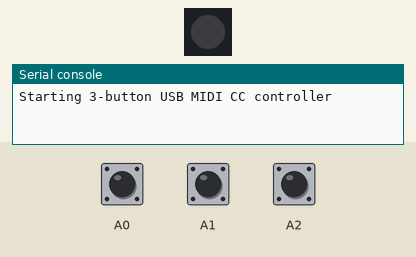
A program run on a simulated CircuitPython board. On the bench: 1 RGB LEDs in strip order, left to right, the last lines printed to the serial console. Inputs (shaded band) come from the test bench; at power-on: A0 HIGH, A1 HIGH, A2 HIGH. Dim RGB values are drawn brighter than linear; MIDI messages are not drawn.

Above: at 1.2 s.
1.3 s: A0 pulled LOW for 0.15 s
At 1.38 s:
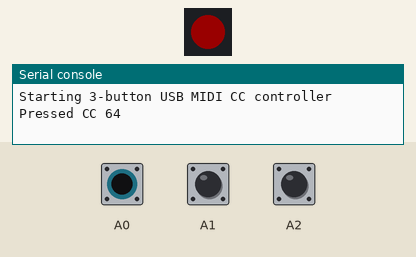
2.9 s: A1 pulled LOW for 0.15 s
At 2.98 s:
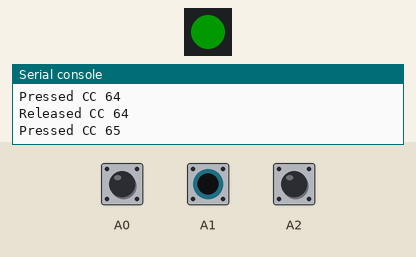
4.5 s: A2 pulled LOW for 0.15 s
At 4.58 s:
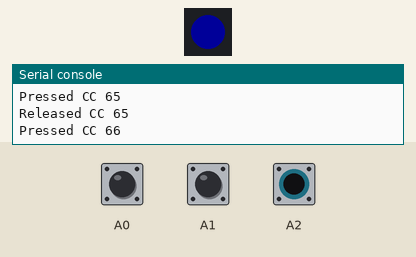
6.1 s: A0 pulled LOW for 3.2 s
At 9.8 s:
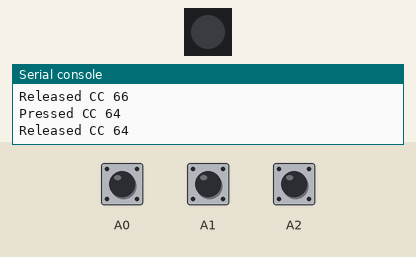
10.8 s: A0 driven LOW and A1 driven LOW
At 12.0 s:
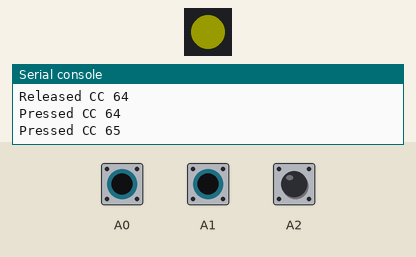
12.3 s: A2 pulled LOW for 1 s
At 13.1 s:
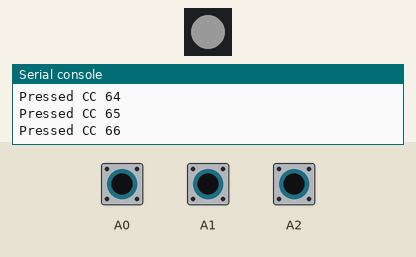
Timing chart, 0 to 15.3 s (numbered marks = the images above; inputs shaded):
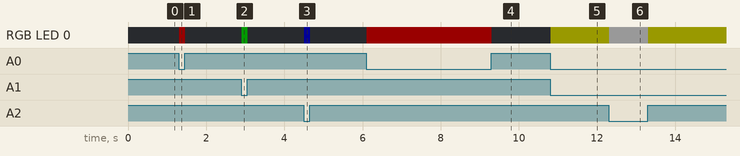

The program:

code.py
```python
'''
Three-button USB MIDI (Control Change) controller for Adafruit KB2040 / QT Py RP2040.

Behavior:
- Three debounced momentary pushbuttons (active-low with internal pull-up).
- On press: sends MIDI CC with value 127 and sets NeoPixel color:
    A0 -> CC64 -> Red
    A1 -> CC65 -> Green
    A2 -> CC66 -> Blue
- On release: sends MIDI CC with value 0 and updates NeoPixel based on currently pressed buttons.

Hardware:
- Each button goes between its pin (A0/A1/A2) and GND.
'''

import time
import board
import digitalio
import usb_midi

import neopixel
from adafruit_debouncer import Debouncer
import adafruit_midi
from adafruit_midi.control_change import ControlChange


# User settings
MIDI_CHANNEL = 1               # 1..16
CC_ON_VALUE = 127
CC_OFF_VALUE = 0

PIXEL_BRIGHTNESS = 0.2         # 0.0..1.0


# Button definitions: (pin, cc_number, color)
BUTTONS = [
    (board.A0, 64, (127, 0, 0)),   # Red
    (board.A1, 65, (0, 127, 0)),   # Green
    (board.A2, 66, (0, 0, 127)),   # Blue
]


# NeoPixel (single onboard)
pixel = neopixel.NeoPixel(board.NEOPIXEL, 1, brightness=PIXEL_BRIGHTNESS, auto_write=True)
pixel[0] = (0, 0, 0)


# USB MIDI out
midi = adafruit_midi.MIDI(midi_out=usb_midi.ports[1], out_channel=(MIDI_CHANNEL - 1))


def clamp7(v: int) -> int:
    return max(0, min(127, int(v)))


def send_cc(cc_number: int, value: int) -> None:
    midi.send(ControlChange(int(cc_number), clamp7(value)))


def set_pixel_from_pressed(pressed_mask) -> None:
    # pressed_mask is a list/tuple of booleans aligned with BUTTONS
    r = 0
    g = 0
    b = 0
    for i, is_pressed in enumerate(pressed_mask):
        if is_pressed:
            cr, cg, cb = BUTTONS[i][2]
            r = min(127, r + cr)
            g = min(127, g + cg)
            b = min(127, b + cb)
    pixel[0] = (r, g, b)


# Build debounced buttons
debounced = []
for pin, cc_num, color in BUTTONS:
    dio = digitalio.DigitalInOut(pin)
    dio.direction = digitalio.Direction.INPUT
    dio.pull = digitalio.Pull.UP
    debounced.append(Debouncer(dio))


# Initialize: LED off, send all CCs to OFF (optional but nice)
pixel[0] = (0, 0, 0)
for _, cc_num, _ in BUTTONS:
    send_cc(cc_num, CC_OFF_VALUE)

print("Starting 3-button USB MIDI CC controller")

while True:
    # Update all debouncers
    for b in debounced:
        b.update()

    # Handle edges
    for i, b in enumerate(debounced):
        pin, cc_num, color = BUTTONS[i]

        if b.fell:
            # pressed (active-low)
            send_cc(cc_num, CC_ON_VALUE)
            print("Pressed CC %d" % cc_num)

        if b.rose:
            # released
            # send_cc(cc_num, CC_OFF_VALUE)
            print("Released CC %d" % cc_num)

    # Update LED based on which are currently pressed
    pressed_now = [not b.value for b in debounced]  # value False means pressed
    set_pixel_from_pressed(pressed_now)

    time.sleep(0.001)
```

Measured:
- after the input at 1.3 s, RGB LED 0: off → RGB(25, 0, 0) at once, → off 0.15 s later
- after the input at 2.9 s, RGB LED 0: off → RGB(0, 25, 0) at once, → off 0.15 s later
- after the input at 4.5 s, RGB LED 0: off → RGB(0, 0, 25) at once, → off 0.15 s later
- after the input at 6.1 s, RGB LED 0: off → RGB(25, 0, 0) at once, → off 3.2 s later
- after the input at 10.8 s, RGB LED 0: off → RGB(25, 25, 0) at once
- after the input at 12.3 s, RGB LED 0: RGB(25, 25, 0) → RGB(25, 25, 25) at once, → RGB(25, 25, 0) 1.0 s later
